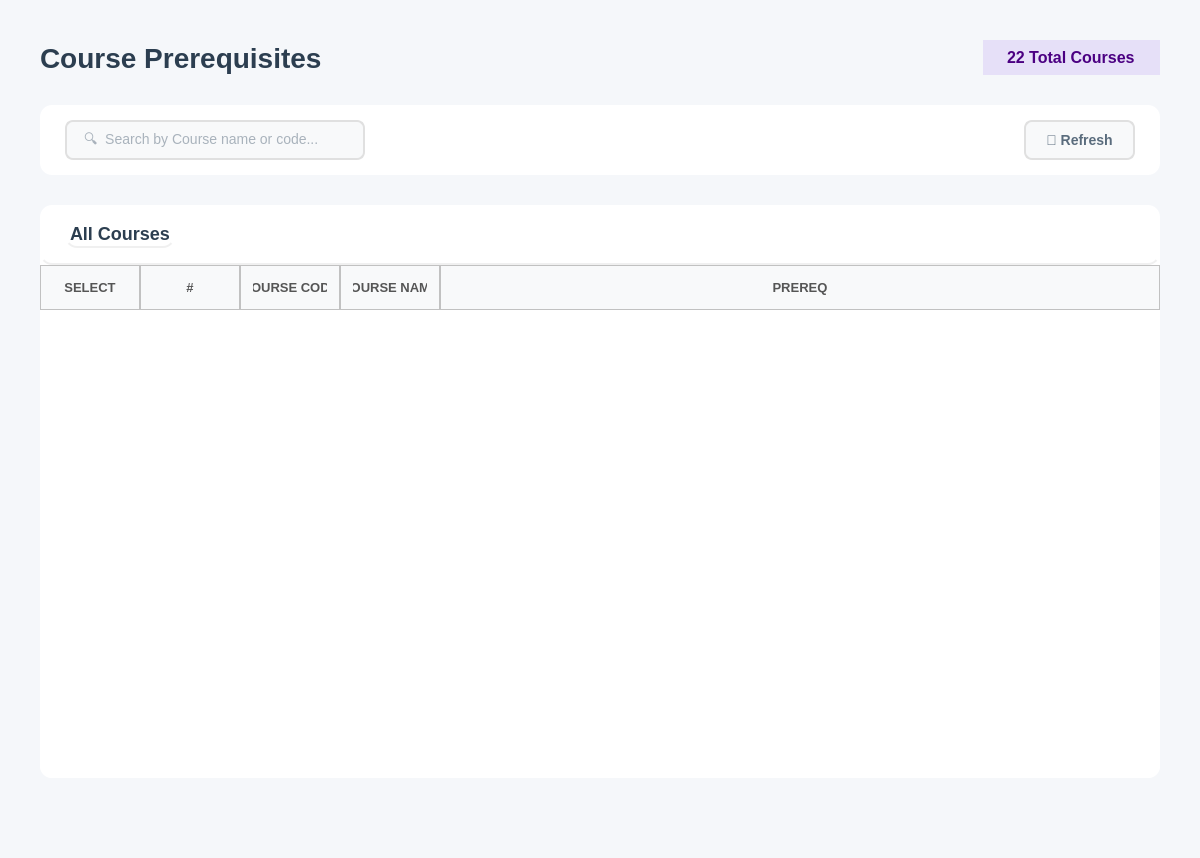
<?xml version="1.0" encoding="UTF-8"?>
<ui version="4.0">
 <class>ManagePrereqs</class>
 <widget class="QWidget" name="ManagePrereqs">
  <property name="geometry">
   <rect>
    <x>0</x>
    <y>0</y>
    <width>1200</width>
    <height>858</height>
   </rect>
  </property>
  <property name="windowTitle">
   <string>Course</string>
  </property>
  <property name="styleSheet">
   <string notr="true">background-color: #f5f7fa;</string>
  </property>
  <layout class="QVBoxLayout" name="mainLayout">
   <property name="spacing">
    <number>30</number>
   </property>
   <property name="leftMargin">
    <number>40</number>
   </property>
   <property name="topMargin">
    <number>40</number>
   </property>
   <property name="rightMargin">
    <number>40</number>
   </property>
   <property name="bottomMargin">
    <number>20</number>
   </property>
   <item>
    <layout class="QHBoxLayout" name="headerLayout">
     <item>
      <widget class="QLabel" name="labelTitle">
       <property name="styleSheet">
        <string notr="true">font-size: 28px; font-weight: bold; color: #2c3e50; background: transparent;</string>
       </property>
       <property name="text">
        <string>Course Prerequisites</string>
       </property>
      </widget>
     </item>
     <item>
      <spacer name="headerSpacer">
       <property name="orientation">
        <enum>Qt::Orientation::Horizontal</enum>
       </property>
       <property name="sizeHint" stdset="0">
        <size>
         <width>40</width>
         <height>20</height>
        </size>
       </property>
      </spacer>
     </item>
     <item>
      <widget class="QLabel" name="labelTotalCoursesCount">
       <property name="styleSheet">
        <string notr="true">font-size: 16px;
color: #4b0082;               /* deep purple text */
font-weight: bold;
background-color: #e6e0f8;    /* soft light purple background */
padding: 8px 20px;
border-radius: 20px;
</string>
       </property>
       <property name="text">
        <string>22 Total Courses</string>
       </property>
      </widget>
     </item>
    </layout>
   </item>
   <item>
    <widget class="QFrame" name="filterFrame">
     <property name="minimumSize">
      <size>
       <width>0</width>
       <height>70</height>
      </size>
     </property>
     <property name="maximumSize">
      <size>
       <width>16777215</width>
       <height>70</height>
      </size>
     </property>
     <property name="styleSheet">
      <string notr="true">background-color: white; border-radius: 12px;</string>
     </property>
     <property name="frameShape">
      <enum>QFrame::Shape::StyledPanel</enum>
     </property>
     <layout class="QHBoxLayout" name="filterLayout">
      <property name="leftMargin">
       <number>25</number>
      </property>
      <property name="topMargin">
       <number>15</number>
      </property>
      <property name="rightMargin">
       <number>25</number>
      </property>
      <property name="bottomMargin">
       <number>15</number>
      </property>
      <item>
       <widget class="QLineEdit" name="lineEditSearch">
        <property name="minimumSize">
         <size>
          <width>300</width>
          <height>40</height>
         </size>
        </property>
        <property name="maximumSize">
         <size>
          <width>200</width>
          <height>16777215</height>
         </size>
        </property>
        <property name="styleSheet">
         <string notr="true">QLineEdit {
    padding: 10px 15px;
    border: 2px solid #e0e0e0;
    border-radius: 8px;
    font-size: 14px;
    background-color: #f8f9fa;   /* light neutral background */
    color: #5a6c7d;             /* text color similar to buttons */
}

QLineEdit:focus {
    border-color: #f5576c;       /* accent border on focus */
    background-color: #ffffff;   /* slightly lighter when active */
}

QLineEdit:disabled {
    background-color: #ededed;   /* washed-out grey */
    color: #a1a8b3;             /* faded text */
}
</string>
        </property>
        <property name="placeholderText">
         <string>🔍  Search by Course name or code...</string>
        </property>
       </widget>
      </item>
      <item>
       <spacer name="filterSpacer">
        <property name="orientation">
         <enum>Qt::Orientation::Horizontal</enum>
        </property>
        <property name="sizeHint" stdset="0">
         <size>
          <width>40</width>
          <height>20</height>
         </size>
        </property>
       </spacer>
      </item>
      <item>
       <widget class="QPushButton" name="buttonRefresh">
        <property name="minimumSize">
         <size>
          <width>100</width>
          <height>40</height>
         </size>
        </property>
        <property name="cursor">
         <cursorShape>PointingHandCursor</cursorShape>
        </property>
        <property name="styleSheet">
         <string notr="true">QPushButton {
    background-color: #f8f9fa;
    color: #5a6c7d;
    border: 2px solid #e0e0e0;
    border-radius: 8px;
    font-size: 14px;
    font-weight: bold;
    padding: 10px 20px;
}

QPushButton:hover {
    border-color: #f5576c;
    color: #f5576c;
}

QPushButton:pressed {
    background-color: #e0e0e0; /* darker grey for pressed feedback */
    border-color: #f5576c;
    color: #f5576c;
}</string>
        </property>
        <property name="text">
         <string>🔄 Refresh</string>
        </property>
       </widget>
      </item>
     </layout>
    </widget>
   </item>
   <item>
    <widget class="QFrame" name="tableFrame">
     <property name="styleSheet">
      <string notr="true">background-color: white; border-radius: 12px;</string>
     </property>
     <property name="frameShape">
      <enum>QFrame::Shape::StyledPanel</enum>
     </property>
     <layout class="QVBoxLayout" name="tableMainLayout">
      <property name="spacing">
       <number>0</number>
      </property>
      <property name="leftMargin">
       <number>0</number>
      </property>
      <property name="topMargin">
       <number>0</number>
      </property>
      <property name="rightMargin">
       <number>0</number>
      </property>
      <property name="bottomMargin">
       <number>0</number>
      </property>
      <item>
       <widget class="QFrame" name="tableHeader">
        <property name="minimumSize">
         <size>
          <width>0</width>
          <height>60</height>
         </size>
        </property>
        <property name="maximumSize">
         <size>
          <width>16777215</width>
          <height>60</height>
         </size>
        </property>
        <property name="styleSheet">
         <string notr="true">background: transparent; border-bottom: 2px solid #f0f0f0;</string>
        </property>
        <property name="frameShape">
         <enum>QFrame::Shape::StyledPanel</enum>
        </property>
        <layout class="QHBoxLayout" name="tableHeaderLayout">
         <property name="leftMargin">
          <number>25</number>
         </property>
         <property name="topMargin">
          <number>15</number>
         </property>
         <property name="rightMargin">
          <number>25</number>
         </property>
         <property name="bottomMargin">
          <number>15</number>
         </property>
         <item>
          <widget class="QLabel" name="tableTitle">
           <property name="styleSheet">
            <string notr="true">font-size: 18px; font-weight: bold; color: #2c3e50; background: transparent;</string>
           </property>
           <property name="text">
            <string>All Courses</string>
           </property>
          </widget>
         </item>
         <item>
          <spacer name="tableHeaderSpacer">
           <property name="orientation">
            <enum>Qt::Orientation::Horizontal</enum>
           </property>
           <property name="sizeHint" stdset="0">
            <size>
             <width>40</width>
             <height>20</height>
            </size>
           </property>
          </spacer>
         </item>
        </layout>
       </widget>
      </item>
      <item>
       <widget class="QTableWidget" name="tableAllCourses">
        <property name="minimumSize">
         <size>
          <width>0</width>
          <height>300</height>
         </size>
        </property>
        <property name="styleSheet">
         <string notr="true">QTableWidget {
    border: none;
    background-color: white;
    gridline-color: #e5e5e5;      /* slightly darker for visibility */
    color: #222222;               /* matches QLineEdit text color */
    font-size: 14px;
}

QTableWidget::item {
    padding: 14px;
    border: none;
    color: #222222;               /* consistent text color */
}

QTableWidget::item:selected {
    background-color: #fcebed;  /* soft pink selection */
    color: #222222;             /* keep text readable */
}

QHeaderView::section {
    background-color: #f8f9fa;
    padding: 12px;
	border: 1px solid #c1c1c1; 
    font-size: 13px;
    color: #555555;               /* similar to readOnly QLineEdit text */
    font-weight: bold;
}
QTableWidget::item:focus {
    outline: none;
    border: none;
}
/* Removes weird selection rectangle */
QTableWidget::item:focus {
    outline: none;
    border: none;
}
QTableWidget::indicator {
    width: 18px;
    height: 18px;
}

QTableWidget::indicator:unchecked {
    border: 1px solid #b8b8b8;      /* soft grey border */
    background-color: #f8f8f8;      /* very light grey */
    border-radius: 3px;             /* slightly rounded */
}

QTableWidget::indicator:checked {
    border: 1px solid #5a5a5a;      /* darker grey when selected */
    background-color: #6c6c6c;      /* washed-out grey instead of harsh green */
    image: url(&quot;&quot;);                 /* remove default checkmark */
    border-radius: 3px;
}

QTableWidget::indicator:checked:hover,
QTableWidget::indicator:unchecked:hover {
    border-color: #3a3a3a;
}

QTableWidget::indicator:checked::after {
    content: &quot;&quot;;
    image: url(&quot;&quot;); /* no default checkmark */
}
/* ===== SCROLLBARS (VERTICAL &amp; HORIZONTAL) ===== */

/* Track */
QScrollBar:vertical, QScrollBar:horizontal {
    background: rgba(255, 255, 255, 0.05);  /* subtle track */
    border-radius: 6px;
    margin: 0px;  /* remove extra space */
}

/* Handle / Thumb */
QScrollBar::handle:vertical, QScrollBar::handle:horizontal {
    background: rgba(120, 120, 120, 0.35);  /* glassy thumb */
    border-radius: 6px;
    border: 1px solid rgba(255, 255, 255, 0.2); /* subtle highlight */
    min-height: 30px; /* vertical */
    min-width: 30px;  /* horizontal */
}

QScrollBar::handle:vertical:hover,
QScrollBar::handle:horizontal:hover {
    background: rgba(120, 120, 120, 0.55);
}

/* Buttons (up/down or left/right) */
QScrollBar::add-line:vertical, QScrollBar::sub-line:vertical,
QScrollBar::add-line:horizontal, QScrollBar::sub-line:horizontal {
    width: 16px;  /* horizontal buttons width */
    height: 16px; /* vertical buttons height */
    background: rgba(180, 180, 180, 0.35);
    border-radius: 4px;
}

/* Arrow icons */
QScrollBar::up-arrow:vertical, QScrollBar::down-arrow:vertical,
QScrollBar::left-arrow:horizontal, QScrollBar::right-arrow:horizontal {
    width: 6px;
    height: 6px;
    background: transparent;
}

/* Remove blank areas */
QScrollBar::add-page:vertical, QScrollBar::sub-page:vertical,
QScrollBar::add-page:horizontal, QScrollBar::sub-page:horizontal {
    background: none;
}

/* Sizes */
QScrollBar:vertical { width: 12px; }
QScrollBar:horizontal { height: 12px; }
</string>
        </property>
        <property name="editTriggers">
         <set>QAbstractItemView::EditTrigger::NoEditTriggers</set>
        </property>
        <property name="alternatingRowColors">
         <bool>true</bool>
        </property>
        <property name="selectionMode">
         <enum>QAbstractItemView::SelectionMode::ContiguousSelection</enum>
        </property>
        <property name="cornerButtonEnabled">
         <bool>true</bool>
        </property>
        <attribute name="horizontalHeaderStretchLastSection">
         <bool>true</bool>
        </attribute>
        <attribute name="verticalHeaderVisible">
         <bool>false</bool>
        </attribute>
        <attribute name="verticalHeaderCascadingSectionResizes">
         <bool>true</bool>
        </attribute>
        <column>
         <property name="text">
          <string>SELECT</string>
         </property>
        </column>
        <column>
         <property name="text">
          <string>#</string>
         </property>
        </column>
        <column>
         <property name="text">
          <string>COURSE CODE</string>
         </property>
        </column>
        <column>
         <property name="text">
          <string>COURSE NAME</string>
         </property>
        </column>
        <column>
         <property name="text">
          <string>PREREQ</string>
         </property>
        </column>
       </widget>
      </item>
     </layout>
    </widget>
   </item>
   <item>
    <spacer name="verticalSpacer">
     <property name="orientation">
      <enum>Qt::Orientation::Vertical</enum>
     </property>
     <property name="sizeType">
      <enum>QSizePolicy::Policy::Maximum</enum>
     </property>
     <property name="sizeHint" stdset="0">
      <size>
       <width>20</width>
       <height>60</height>
      </size>
     </property>
    </spacer>
   </item>
  </layout>
 </widget>
 <resources/>
 <connections/>
</ui>
